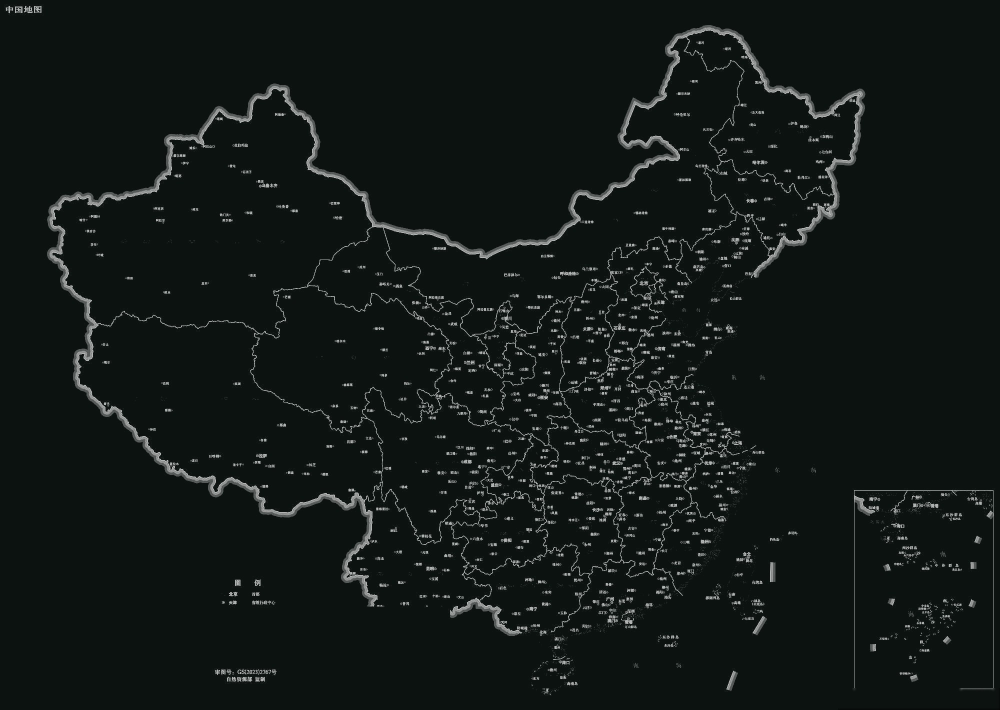
#> input picture analytics/assets/china_map_dark.jpg, 2000 x 1419 px (shown at 1/2 size)
$ python recolor_map_neon.py
#> lines starting #> are read from the running program, lines starting #| are printed output that depends on the picture; after the words box and inside, x2 and y2 are one past the last pixel; in counts of white or black regions, pixels touching at a corner belong together
#!/usr/bin/env python3
# -*- coding: utf-8 -*-
"""
把 china_map_dark.jpg（黑底金线，审图号已保留）重上色为「黑底荧光青绿线 + 外发光」。
基于已有成品做色彩重映射，不重跑去红/涂图例步骤，审图号文字原样保留（合规）。
"""
import os, sys
from PIL import Image, ImageOps, ImageFilter, ImageChops

SRC = os.path.join(os.path.dirname(__file__), 'assets', 'china_map_dark.jpg')

# 荧光青绿三段色：黑(底) → mid(中间调) → white(最亮线)
BLACK = (6, 9, 14)          # 近黑底
MID   = (0, 128, 104)       # 中间调过渡
WHITE = (140, 255, 216)     # 荧光青绿线（略带白心，更"荧光"）

def main():
    im = Image.open(SRC).convert('RGB')
#> im is the input picture: PIL image 2000x1419 RGB; mean R, G, B 18.4, 24.2, 22.3
    w, h = im.size
#> w = 2000; h = 1419
    print('source:', im.size)
#| source: (2000, 1419)

    # 1) 灰度 → 重上色（黑底青绿线）
    gray = ImageOps.grayscale(im)
    lines = ImageOps.colorize(gray, black=BLACK, white=WHITE, mid=MID)

    # 2) 外发光：取线稿亮部 mask → 高斯模糊 → 荧光色叠加（screen）
    mask = gray.point(lambda p: 255 if p > 46 else 0)
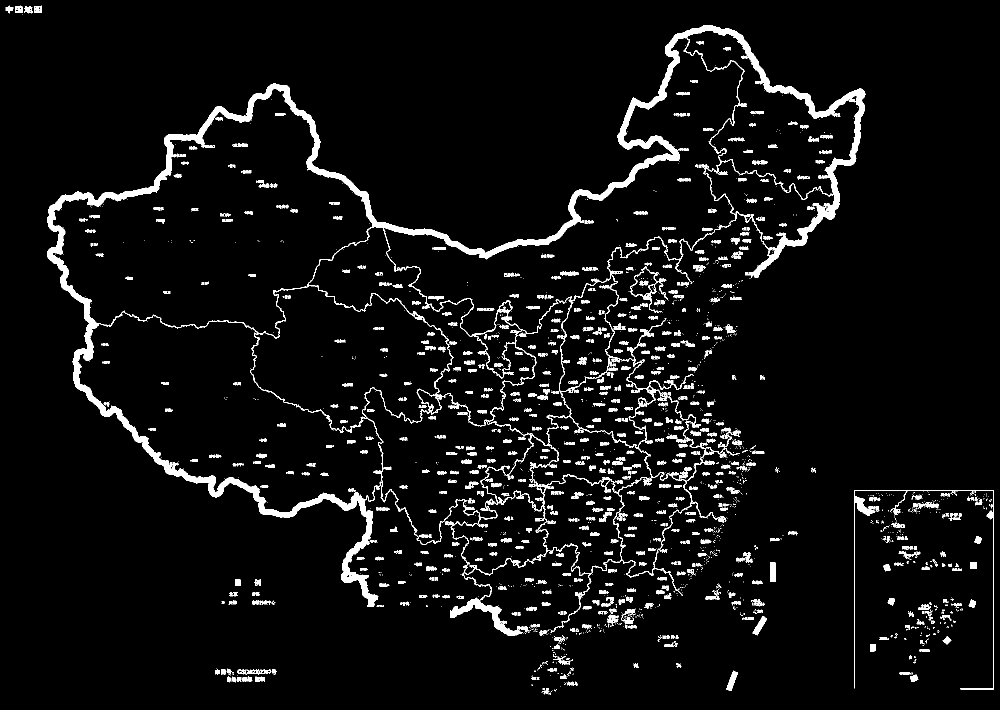
#> mask: PIL image 2000x1419 L (shown at 1/2 size); 5.1% white; 2205 white regions (1382 under 20 px), largest, box (x1, y1, x2, y2) and area: (94, 50, 1731, 1272) 85942, (1708, 980, 1988, 1380) 2640, (1260, 532, 1336, 626) 784
    glow_alpha = mask.filter(ImageFilter.GaussianBlur(9))
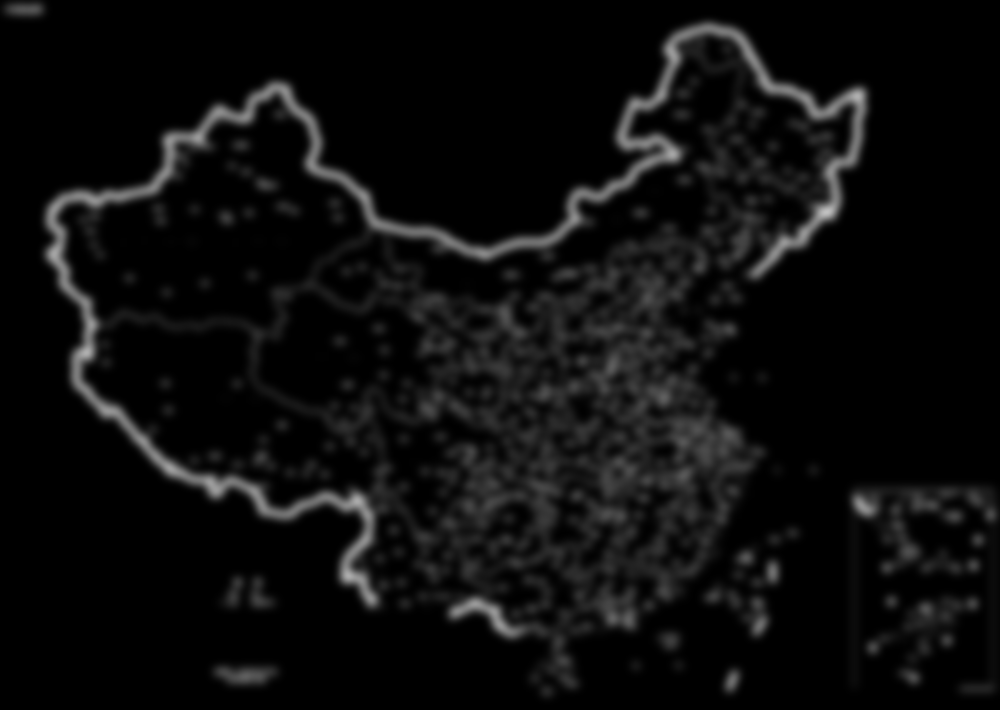
#> glow_alpha: PIL image 2000x1419 L (shown at 1/2 size); min 0, max 192, mean 12.9
    glow_alpha = glow_alpha.point(lambda p: int(p * 0.85))          # 光晕强度
    glow = Image.new('RGB', im.size, (0, 230, 185))                 # 光晕颜色（青绿）
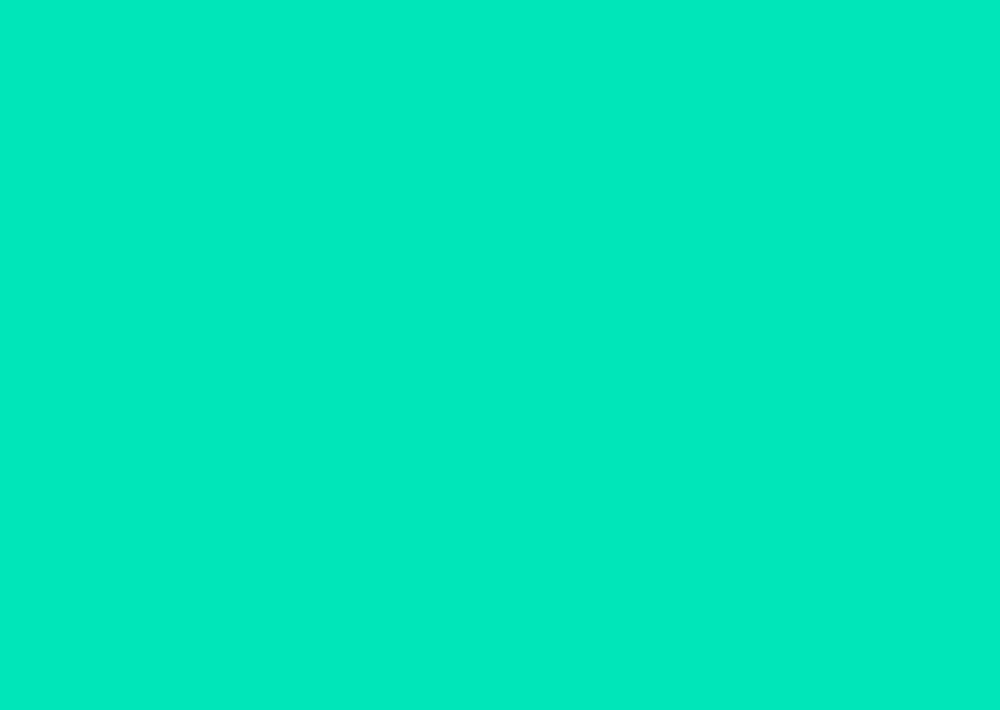
#> glow: PIL image 2000x1419 RGB (shown at 1/2 size); mean R, G, B 0, 230, 185
    lines = Image.composite(ImageChops.screen(lines, glow), lines,
                            Image.new('L', im.size, 0))             # noop 占位
    # screen 混合：以 glow_alpha 为权重把荧光色融进底图
    from PIL import ImageChops as C
    screened = C.screen(lines, glow)
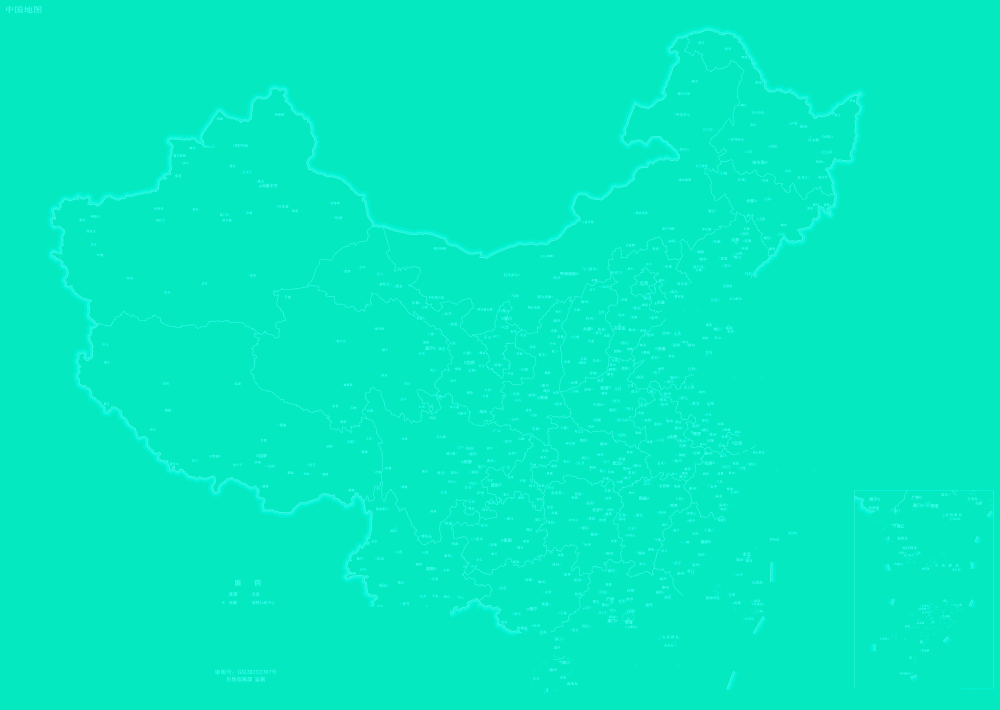
#> screened: PIL image 2000x1419 RGB (shown at 1/2 size); mean R, G, B 6, 233.6, 193.3
    lines = Image.composite(screened, lines, glow_alpha)
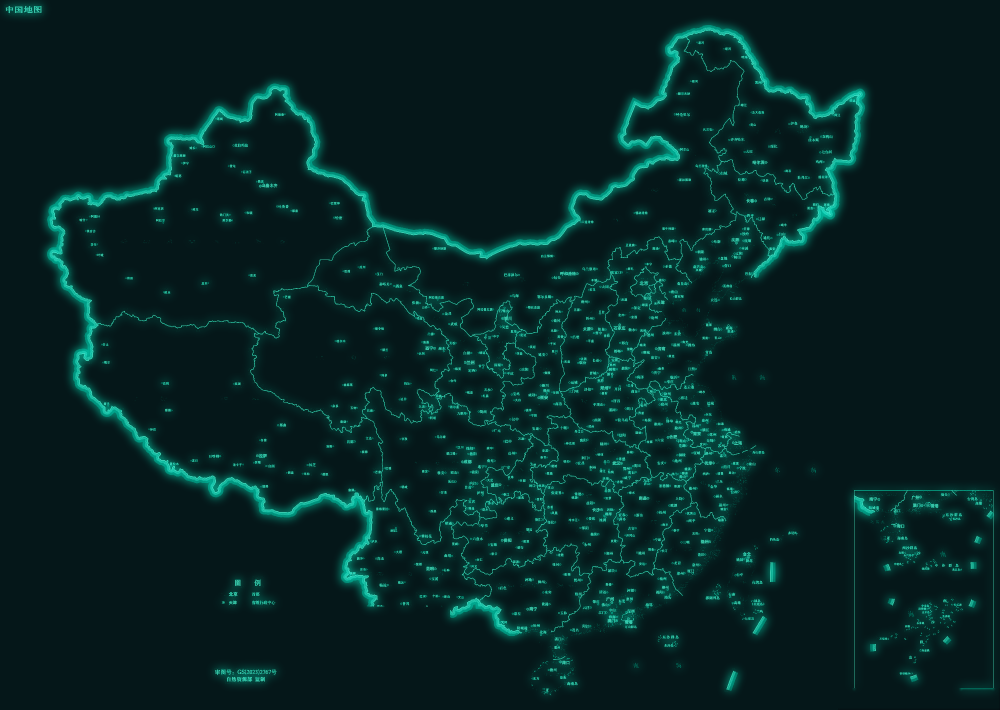
#> lines: PIL image 2000x1419 RGB (shown at 1/2 size); mean R, G, B 6, 36.6, 35.9

    # 3) 轻微提亮线稿本身（荧光感）
    bright = C.screen(lines, Image.new('RGB', im.size, (0, 26, 20)))
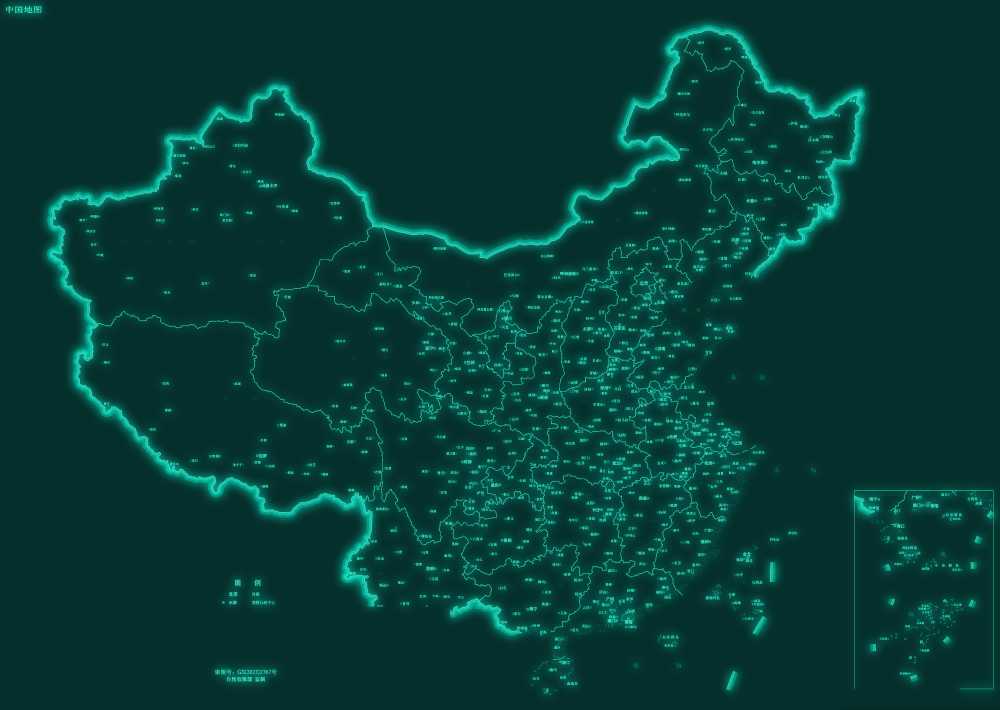
#> bright: PIL image 2000x1419 RGB (shown at 1/2 size); mean R, G, B 6, 59.3, 53.8
    lines = Image.blend(lines, bright, 0.6)

    out = os.path.join(os.path.dirname(__file__), 'assets', 'china_map_dark.jpg')
    im_backup = out.replace('.jpg', '_gold_backup.jpg')
    if not os.path.exists(im_backup):
        Image.open(SRC).save(im_backup, quality=92)
        print('backup ->', im_backup)
    lines.save(out, quality=90)
    print('saved ->', out, lines.size)
#| saved -> analytics/assets/china_map_dark.jpg (2000, 1419)

if __name__ == '__main__':
    main()
